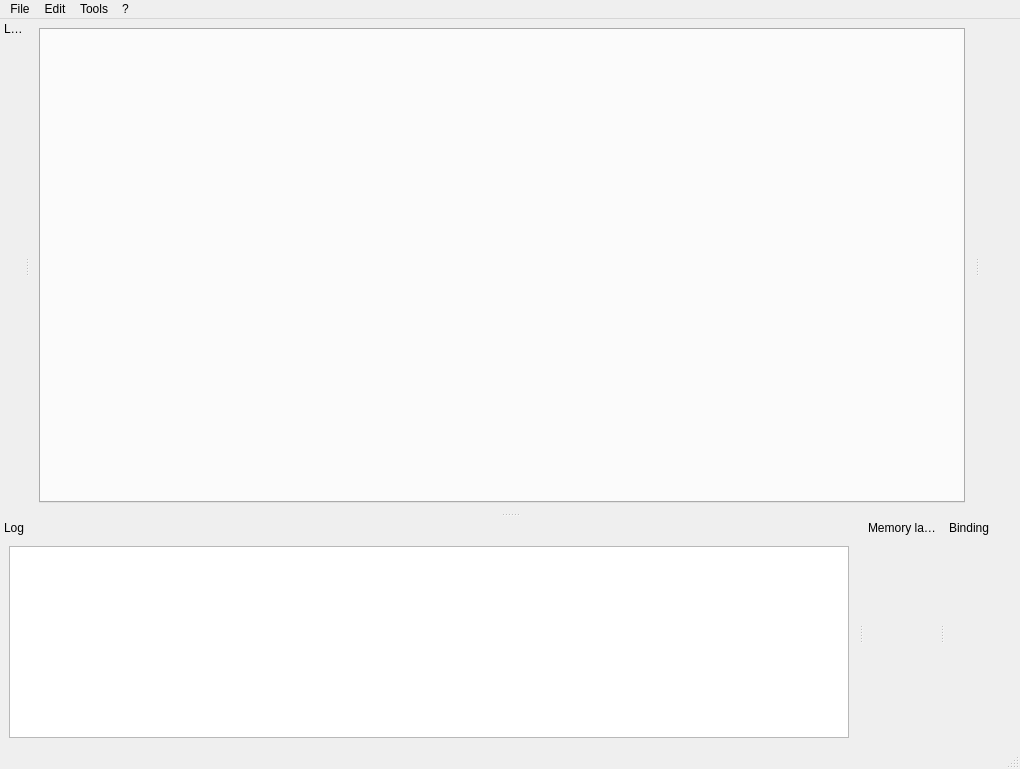
<?xml version="1.0" encoding="UTF-8"?>
<ui version="4.0">
 <class>MainWindow</class>
 <widget class="QMainWindow" name="MainWindow">
  <property name="geometry">
   <rect>
    <x>0</x>
    <y>0</y>
    <width>1020</width>
    <height>769</height>
   </rect>
  </property>
  <property name="acceptDrops">
   <bool>true</bool>
  </property>
  <property name="windowTitle">
   <string>Medusa</string>
  </property>
  <property name="windowIcon">
   <iconset resource="Resources.qrc">
    <normaloff>:/logo/medusa.png</normaloff>:/logo/medusa.png</iconset>
  </property>
  <property name="locale">
   <locale language="English" country="UnitedStates"/>
  </property>
  <property name="dockOptions">
   <set>QMainWindow::AllowNestedDocks|QMainWindow::AllowTabbedDocks|QMainWindow::AnimatedDocks|QMainWindow::ForceTabbedDocks</set>
  </property>
  <widget class="QWidget" name="centralwidget">
   <layout class="QVBoxLayout" name="verticalLayout">
    <item>
     <widget class="QTabWidget" name="tabWidget">
      <property name="currentIndex">
       <number>-1</number>
      </property>
     </widget>
    </item>
   </layout>
  </widget>
  <widget class="QMenuBar" name="menubar">
   <property name="geometry">
    <rect>
     <x>0</x>
     <y>0</y>
     <width>1020</width>
     <height>21</height>
    </rect>
   </property>
   <widget class="QMenu" name="menuFile">
    <property name="title">
     <string>File</string>
    </property>
    <addaction name="actionOpen"/>
    <addaction name="actionClose"/>
    <addaction name="actionLoad"/>
    <addaction name="actionSave"/>
    <addaction name="actionQuit"/>
   </widget>
   <widget class="QMenu" name="menu">
    <property name="title">
     <string>?</string>
    </property>
    <addaction name="actionAbout"/>
   </widget>
   <widget class="QMenu" name="menuTools">
    <property name="title">
     <string>Tools</string>
    </property>
    <addaction name="actionGoto"/>
   </widget>
   <widget class="QMenu" name="menuEdit">
    <property name="title">
     <string>Edit</string>
    </property>
    <addaction name="actionSettings"/>
   </widget>
   <addaction name="menuFile"/>
   <addaction name="menuEdit"/>
   <addaction name="menuTools"/>
   <addaction name="menu"/>
  </widget>
  <widget class="QStatusBar" name="statusbar"/>
  <widget class="QDockWidget" name="logDock">
   <property name="features">
    <set>QDockWidget::DockWidgetMovable</set>
   </property>
   <property name="allowedAreas">
    <set>Qt::BottomDockWidgetArea</set>
   </property>
   <property name="windowTitle">
    <string>Log</string>
   </property>
   <attribute name="dockWidgetArea">
    <number>8</number>
   </attribute>
   <widget class="QWidget" name="logDockWidgetContents">
    <layout class="QVBoxLayout" name="verticalLayout_3">
     <item>
      <widget class="QPlainTextEdit" name="logEdit">
       <property name="minimumSize">
        <size>
         <width>0</width>
         <height>0</height>
        </size>
       </property>
       <property name="readOnly">
        <bool>true</bool>
       </property>
      </widget>
     </item>
    </layout>
   </widget>
  </widget>
  <widget class="QDockWidget" name="labelDock">
   <property name="accessibleName">
    <string/>
   </property>
   <property name="features">
    <set>QDockWidget::DockWidgetMovable</set>
   </property>
   <property name="allowedAreas">
    <set>Qt::LeftDockWidgetArea</set>
   </property>
   <property name="windowTitle">
    <string>Label</string>
   </property>
   <attribute name="dockWidgetArea">
    <number>1</number>
   </attribute>
   <widget class="QWidget" name="labelDockWidgetContents"/>
  </widget>
  <widget class="QDockWidget" name="addressDock">
   <property name="minimumSize">
    <size>
     <width>40</width>
     <height>400</height>
    </size>
   </property>
   <property name="features">
    <set>QDockWidget::NoDockWidgetFeatures</set>
   </property>
   <property name="allowedAreas">
    <set>Qt::RightDockWidgetArea</set>
   </property>
   <attribute name="dockWidgetArea">
    <number>2</number>
   </attribute>
   <widget class="QWidget" name="AddressDockContents"/>
  </widget>
  <widget class="QDockWidget" name="memAreaDock">
   <property name="features">
    <set>QDockWidget::DockWidgetMovable</set>
   </property>
   <property name="windowTitle">
    <string>Memory layout</string>
   </property>
   <attribute name="dockWidgetArea">
    <number>8</number>
   </attribute>
  </widget>
  <widget class="QDockWidget" name="BindingDock">
   <property name="features">
    <set>QDockWidget::DockWidgetMovable</set>
   </property>
   <property name="windowTitle">
    <string>Binding</string>
   </property>
   <attribute name="dockWidgetArea">
    <number>8</number>
   </attribute>
   <widget class="QWidget" name="BindingDockContents"/>
  </widget>
  <action name="actionOpen">
   <property name="icon">
    <iconset resource="Resources.qrc">
     <normaloff>:/icons/document-new.png</normaloff>:/icons/document-new.png</iconset>
   </property>
   <property name="text">
    <string>Open</string>
   </property>
   <property name="shortcut">
    <string>Ctrl+O</string>
   </property>
  </action>
  <action name="actionClose">
   <property name="enabled">
    <bool>false</bool>
   </property>
   <property name="icon">
    <iconset resource="Resources.qrc">
     <normaloff>:/icons/close.png</normaloff>:/icons/close.png</iconset>
   </property>
   <property name="text">
    <string>Close</string>
   </property>
   <property name="shortcut">
    <string>Ctrl+W</string>
   </property>
  </action>
  <action name="actionQuit">
   <property name="icon">
    <iconset resource="Resources.qrc">
     <normaloff>:/icons/quit.png</normaloff>:/icons/quit.png</iconset>
   </property>
   <property name="text">
    <string>Quit</string>
   </property>
   <property name="shortcut">
    <string notr="true">Ctrl+Q</string>
   </property>
  </action>
  <action name="actionAbout">
   <property name="icon">
    <iconset resource="Resources.qrc">
     <normaloff>:/icons/about.png</normaloff>:/icons/about.png</iconset>
   </property>
   <property name="text">
    <string>About</string>
   </property>
  </action>
  <action name="actionDisassembly">
   <property name="icon">
    <iconset resource="Resources.qrc">
     <normaloff>:/icons/view-disassembly.png</normaloff>:/icons/view-disassembly.png</iconset>
   </property>
   <property name="text">
    <string>Disassembly</string>
   </property>
   <property name="shortcut">
    <string>Ctrl+Shift+D</string>
   </property>
  </action>
  <action name="actionHexDump">
   <property name="text">
    <string>Hex Dump</string>
   </property>
   <property name="shortcut">
    <string>Ctrl+Shift+H</string>
   </property>
  </action>
  <action name="actionGoto">
   <property name="enabled">
    <bool>false</bool>
   </property>
   <property name="text">
    <string>Goto</string>
   </property>
   <property name="shortcut">
    <string>Ctrl+G</string>
   </property>
  </action>
  <action name="actionSettings">
   <property name="icon">
    <iconset resource="Resources.qrc">
     <normaloff>:/icons/settings.png</normaloff>:/icons/settings.png</iconset>
   </property>
   <property name="text">
    <string>Settings</string>
   </property>
  </action>
  <action name="actionJump_History">
   <property name="text">
    <string>Jump History</string>
   </property>
  </action>
  <action name="actionLog">
   <property name="icon">
    <iconset resource="Resources.qrc">
     <normaloff>:/icons/log.png</normaloff>:/icons/log.png</iconset>
   </property>
   <property name="text">
    <string>Log</string>
   </property>
  </action>
  <action name="actionData">
   <property name="text">
    <string>Data</string>
   </property>
  </action>
  <action name="actionCode">
   <property name="text">
    <string>Code</string>
   </property>
  </action>
  <action name="actionString">
   <property name="text">
    <string>String</string>
   </property>
  </action>
  <action name="actionImported">
   <property name="text">
    <string>Imported</string>
   </property>
  </action>
  <action name="actionExported">
   <property name="text">
    <string>Exported</string>
   </property>
  </action>
  <action name="actionSave">
   <property name="icon">
    <iconset resource="Resources.qrc">
     <normaloff>:/icons/document-save.png</normaloff>:/icons/document-save.png</iconset>
   </property>
   <property name="text">
    <string>Save</string>
   </property>
  </action>
  <action name="actionLoad">
   <property name="icon">
    <iconset resource="Resources.qrc">
     <normaloff>:/icons/document-load.png</normaloff>:/icons/document-load.png</iconset>
   </property>
   <property name="text">
    <string>Load</string>
   </property>
   <property name="toolTip">
    <string>Load</string>
   </property>
  </action>
 </widget>
 <resources>
  <include location="Resources.qrc"/>
 </resources>
 <connections>
  <connection>
   <sender>actionQuit</sender>
   <signal>triggered()</signal>
   <receiver>MainWindow</receiver>
   <slot>close()</slot>
   <hints>
    <hint type="sourcelabel">
     <x>-1</x>
     <y>-1</y>
    </hint>
    <hint type="destinationlabel">
     <x>399</x>
     <y>299</y>
    </hint>
   </hints>
  </connection>
  <connection>
   <sender>actionLog</sender>
   <signal>triggered(bool)</signal>
   <receiver>logDock</receiver>
   <slot>show()</slot>
   <hints>
    <hint type="sourcelabel">
     <x>-1</x>
     <y>-1</y>
    </hint>
    <hint type="destinationlabel">
     <x>44</x>
     <y>646</y>
    </hint>
   </hints>
  </connection>
 </connections>
</ui>
